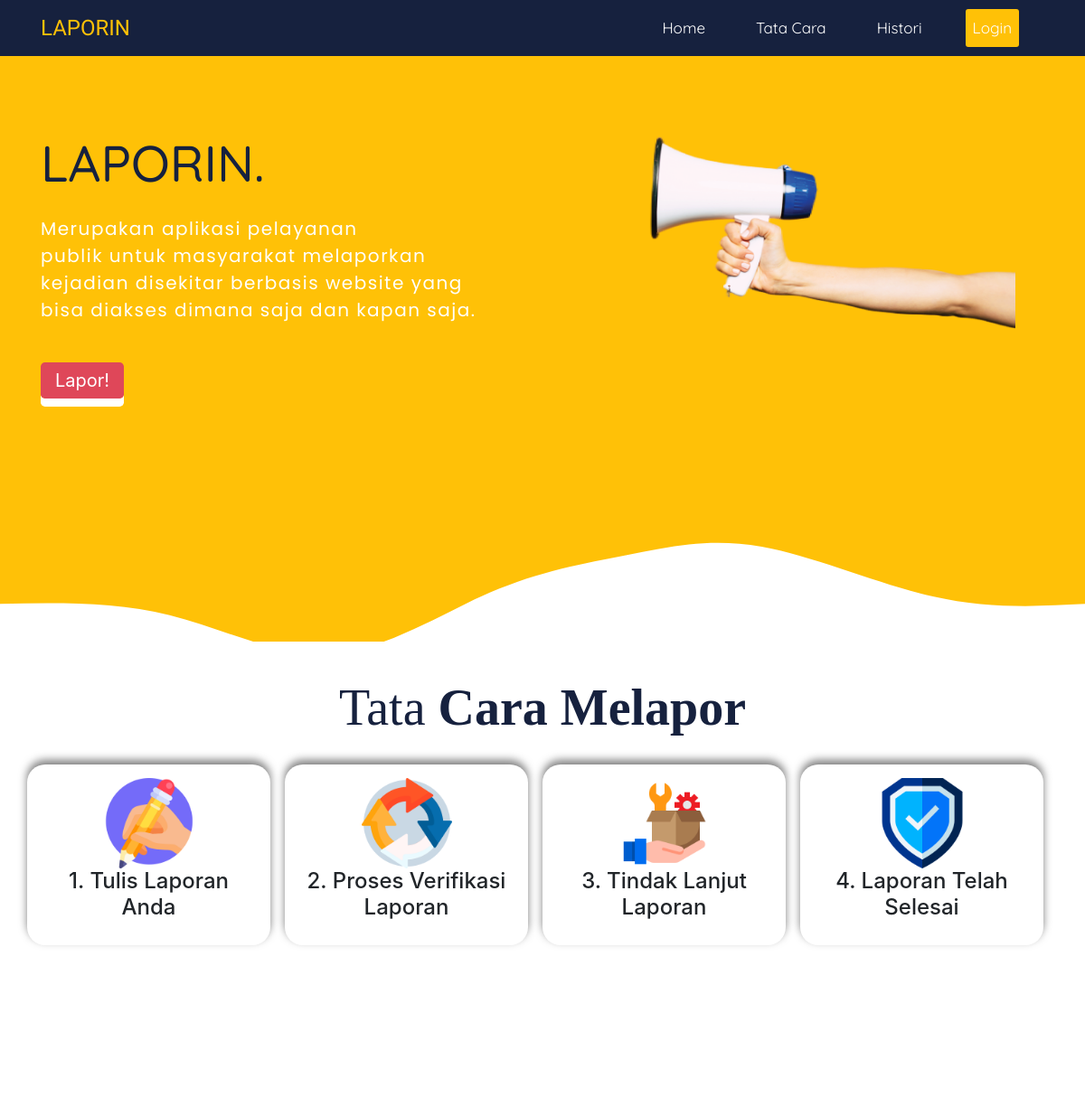
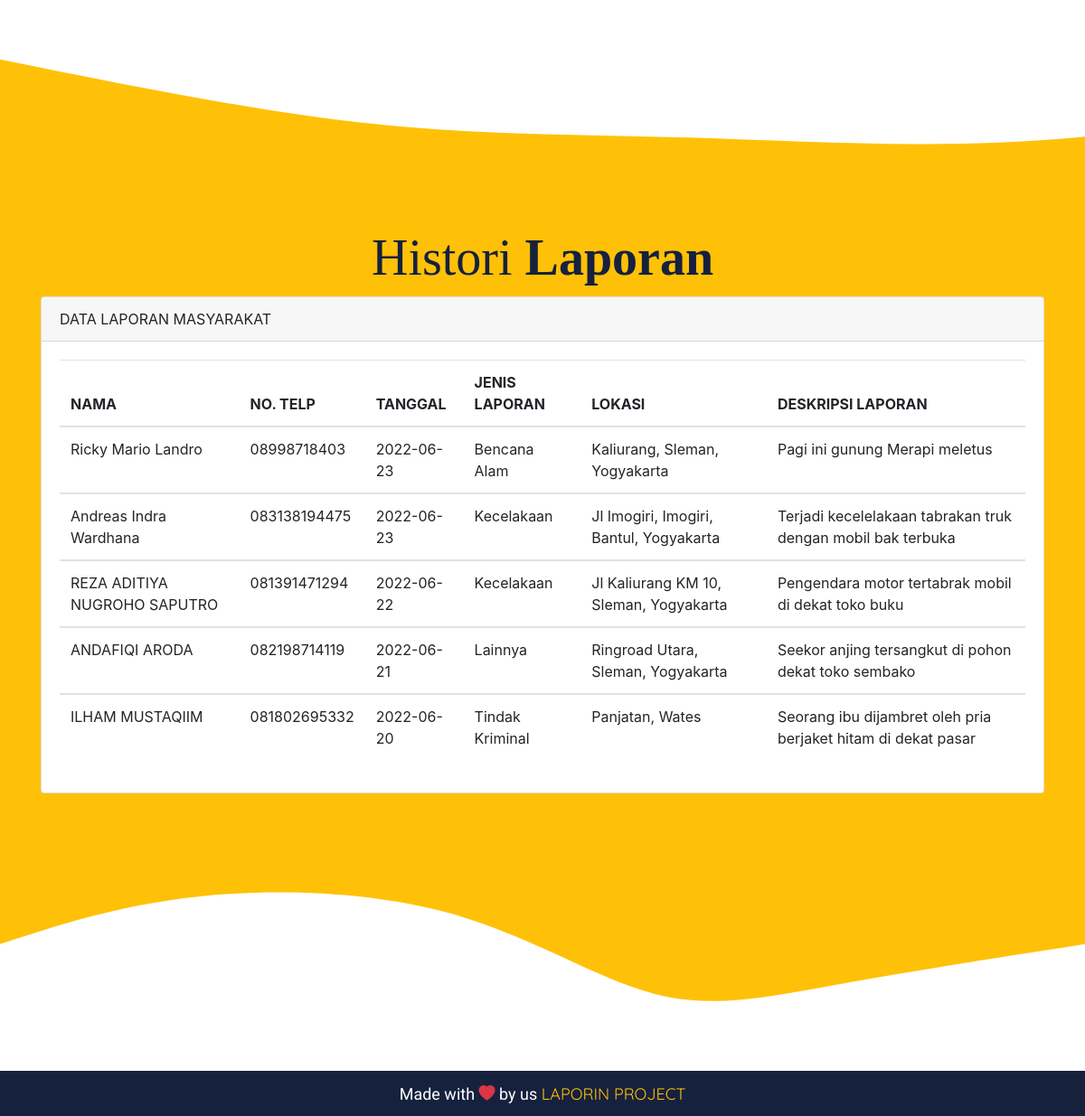
The page / on the database its author committed (2 pictures, top to bottom).
### tables this page shows
CREATE TABLE `laporan` (
  `nama` varchar(50) NOT NULL,
  `no_telepon` varchar(20) NOT NULL,
  `tanggal` date NOT NULL,
  `jenis_laporan` varchar(50) NOT NULL,
  `lokasi` varchar(500) NOT NULL,
  `deskripsi` varchar(2000) NOT NULL,
  `info` int(1) NOT NULL DEFAULT 0
);

### index.php (the view, shortened to what this page needs)
<!doctype html>
<html lang="en">
  <head>
    <link rel="stylesheet" href="https://cdn.jsdelivr.net/npm/bootstrap@4.5.3/dist/css/bootstrap.min.css">
    <link rel="stylesheet" href="assets/style.css?v.1.1">
    <link rel="stylesheet" href="https://cdn.jsdelivr.net/npm/bootstrap-icons@1.8.1/font/bootstrap-icons.css">
    <link rel="stylesheet" href="https://maxcdn.bootstrapcdn.com/bootstrap/4.5.2/css/bootstrap.min.css">
    <link rel="stylesheet" href="https://cdnjs.cloudflare.com/ajax/libs/animate.css/4.1.1/animate.min.css"/>
    <link rel="stylesheet" href="assets/animate.css">
  </head>
  <body>
    <nav class="navbar navbar-expand-lg navbar-dark fixed-top backgrounD">
      <div class="container">
      <a class="navbar-brand animate__animated animate__heartBeat" href="">LAPORIN</a>
      <div class="collapse navbar-collapse mr-2 animate__animated animate__fadeInDownBig" id="navbarSupportedContent">
        <ul class="navbar-nav ml-auto">
          <li class="nav-item text-center">
            <a class="nav-link d-sm-block" href="#">Home <span class="sr-only">(current)</span></a>
          </li>
          <li class="nav-item text-center">
            <a class="nav-link" href="#tata-Cara">Tata Cara</a>
          </li>
          <li class="nav-item text-center">
            <a class="nav-link" href="#historiLaporan">Histori</a>
          </li>
          <li class="nav-item text-center">
            <a class="nav-link active" href="login_admin.html">Login</a>
          </li>
        </ul>
      </div>
      </div>
    </nav>
    <section class="hero mt-5 pt-5">
      <div class="container">
        <div class="row justify-content-center">
        <div class="col-12 col-lg-7 align-self-center animate__animated animate__backInLeft">
            <h1 class="heroFont tengah">LAPORIN.</h1>
            <p class="hero-desc mt-4 tengah" style="letter-spacing: 1.5px;">
            Merupakan aplikasi pelayanan  </br>
            publik untuk masyarakat melaporkan  </br>
            kejadian disekitar berbasis website yang  <br>
            bisa diakses dimana saja dan kapan saja.</p>
          <div class="mt-5 tengah mb-4">
            <a class="button-primary btn-lg" href="form-pengaduan.html" role="button">Lapor!</a>
          </div>
        </div>
          <div class="col-5 d-none d-sm-none image d-lg-block animate__animated animate__flipInY">
            <img src="Images/anno2.png"  alt="announcement">
          </div>
        </div>
      </div>
    </section>
    <section class="mt-5 mb-5">
      <div class="container tata-Cara">
        <div class="row mb-3">
          <div class="col text-center wow fadeInLeft">
              <h1 id="tata-Cara" style="font-family: 'Podkova'; color: #16213E; margin-top: -80px; font-size: 56px;" class="send"> Tata <span style="font-weight: bold;"> Cara Melapor </span> </h1>
          </div>
          <div class="col-12 col-lg-12 align-self-center wow fadeInRight" style="margin-bottom: -60px;">
            <div class="row text-center">
              <div class="col-6 col-lg align-self-center jarak mr-3 mt-3 ">
                <img src="Images/writing.png" width="100" alt="tulis"/>
                <h4>1. Tulis Laporan Anda</h4>
              </div>
              <div class="col-6 col-lg align-self-center jarak mr-3 mt-3">
                <img src="Images/processing.png" width="100" alt="verifikasi"/>
                <h4>2. Proses Verifikasi Laporan</h4>
              </div>
              <div class="col-6 col-lg align-self-center jarak mr-3 mt-3">
                <img src="Images/customer-service.png" width="100" alt="tindak lanjut" />
                <h4>3. Tindak Lanjut Laporan</h4>
              </div>
              <div class="col-6 col-lg align-self-center jarak mr-3 mt-3">
                <img src="Images/encrypted.png" width="100" alt="selesai">
                <h4>4. Laporan Telah Selesai</h4>
              </div>
            </div>
          </div>
    </section>
  <div class="col historiLaporan" id="historiLaporan">
  <div class="container">
    <div class="col text-center wow fadeInLeft">
      <h1 style="font-family: 'Podkova'; color: #16213E; margin-top: -80px; font-size: 56px;" class="send"> Histori <span style="font-weight: bold;"> Laporan </span> </h1>
  </div>
    <div class="row">
      <div class="col-md-12">
        <div class="card">
          <div class="card-header">
            DATA LAPORAN MASYARAKAT
          </div>
          <div class="card-body">
            <div class="table-responsive">
              <table class="table">
                <thead>
                  <tr>
                    <th>NAMA</th>
                    <th>NO. TELP</th>
                    <th>TANGGAL</th>
                    <th>JENIS LAPORAN</th>
                    <th>LOKASI</th>
                    <th>DESKRIPSI LAPORAN</th>
                  </tr>
                </thead>
                <?php
include "function/connection.php";
$sql = "SELECT nama, no_telepon, tanggal, jenis_laporan, lokasi, deskripsi FROM laporan WHERE info = 1 ORDER BY tanggal DESC";
$hasil = mysqli_query($connection, $sql);
while ($data = mysqli_fetch_array($hasil)) {
?>
                <tbody>
                  <tr>
                    <td><?= $data['nama']; ?></td>
                    <td><?= $data['no_telepon']; ?></td>
                    <td><?= $data['tanggal']; ?></td>
                    <td><?= $data['jenis_laporan']; ?></td>
                    <td><?= $data['lokasi']; ?></td>
                    <td><?= $data['deskripsi']; ?></td>
                  </tr>
                  <?php
 }
 ?>
                </tbody>
              </table>
            </div>
          </div>
        </div>
      </div>
    </div>
  </div>
</div>
  <br/>
  <br/>
  <footer class="text-black text-center footer">
    <p>Made with <i class="bi bi-heart-fill text-danger"></i> by us <a href="#" class="fw-bold">LAPORIN PROJECT</a> </p>
  </footer>
  </body>
</html>

### assets/style.css (style rules this page uses)
* { padding: 0; margin: 0; text-decoration: none; box-sizing: border-box; list-style: none; scroll-behavior: smooth; }
body { font-family: 'Quicksand', sans-serif; color: #fff; }
.hero { background: #ffc107; }
.backgrounD { background: #16213E; }
.navbar-nav a { color: #fff!important; font-family: 'Quicksand', sans-serif; }
a.navbar-brand { font-size: 24px; font-family: 'Kdam Thmor Pro', sans-serif; color: #ffc107!important; }
.nav-item { padding: 0 20px; }
a.nav-link { font-size: 17px; }
a.active { background-color: #ffc107; border-radius: 3px; color: #fff; }
.heroFont { color: #16213E; margin-top: 8%; font-size: 56px; font-family: 'Quicksand', sans-serif; font-weight: 500; }
.hero-desc { font-size: 20px; font-family: 'Poppins', sans-serif; color: #fff; }
.image img { border-radius: 8px; width: 150%; top: 7%; position: absolute; right: 10%; }
.button-primary { background-color: #df4759; color: #fff; box-shadow: 0 9px #fff; border-radius: 4px; padding: 10px 20px; cursor: pointer; outline: none; border: none; }
.tata-Cara { margin-top: 10%; }
.historiLaporan { background-color: #ffc107; }
.wow .jarak { width: 150px; height: 200px; border-radius: 20px; box-shadow: 0px -5px 10px 0px rgba(0, 0, 0, 0.5); padding: 15px; }
.footer { font-family: 'roboto'; margin-top: -50px; font-size: 18px; background-color: #16213E; color: #fff; height: 50px; padding-top: 1%; }
footer p a, footer p a:hover { text-decoration: none; color: #000; font-family: 'Quicksand', sans-serif; }
a.fw-bold { color: #ffc107; }

### rows shown on the page
laporan: nama "Ricky Mario Landro", no_telepon "08998718403", tanggal "2022-06-23", jenis_laporan "Bencana Alam", lokasi "Kaliurang, Sleman, Yogyakarta", deskripsi "Pagi ini gunung Merapi meletus"
laporan: nama "Andreas Indra Wardhana", no_telepon "083138194475", tanggal "2022-06-23", jenis_laporan "Kecelakaan", lokasi "Jl Imogiri, Imogiri, Bantul, Yogyakarta", deskripsi "Terjadi kecelelakaan tabrakan truk dengan mobil bak terbuka"
laporan: nama "REZA ADITIYA NUGROHO SAPUTRO", no_telepon "081391471294", tanggal "2022-06-22", jenis_laporan "Kecelakaan", lokasi "Jl Kaliurang KM 10, Sleman, Yogyakarta", deskripsi "Pengendara motor tertabrak mobil di dekat toko buku"
laporan: nama "ANDAFIQI ARODA", no_telepon "082198714119", tanggal "2022-06-21", jenis_laporan "Lainnya", lokasi "Ringroad Utara, Sleman, Yogyakarta", deskripsi "Seekor anjing tersangkut di pohon dekat toko sembako"
laporan: nama "ILHAM MUSTAQIIM", no_telepon "081802695332", tanggal "2022-06-20", jenis_laporan "Tindak Kriminal", lokasi "Panjatan, Wates", deskripsi "Seorang ibu dijambret oleh pria berjaket hitam di dekat pasar"
